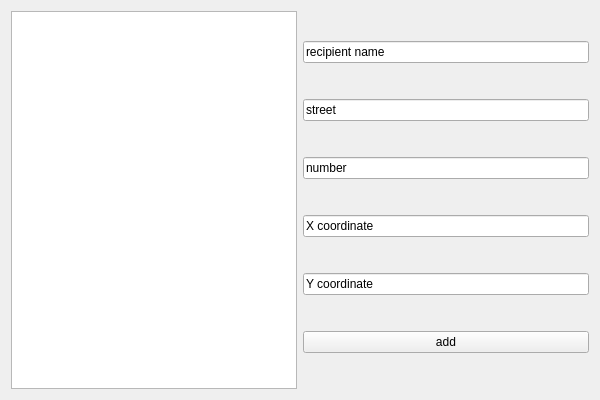
<?xml version="1.0" encoding="UTF-8"?>
<ui version="4.0">
 <class>LogisticsWindowClass</class>
 <widget class="QWidget" name="LogisticsWindowClass">
  <property name="geometry">
   <rect>
    <x>0</x>
    <y>0</y>
    <width>600</width>
    <height>400</height>
   </rect>
  </property>
  <property name="windowTitle">
   <string>LogisticsWindow</string>
  </property>
  <layout class="QGridLayout" name="gridLayout">
   <item row="0" column="0">
    <widget class="QListWidget" name="packagesList"/>
   </item>
   <item row="0" column="1">
    <layout class="QVBoxLayout" name="verticalLayout">
     <item>
      <widget class="QLineEdit" name="recipientEdit">
       <property name="text">
        <string>recipient name</string>
       </property>
      </widget>
     </item>
     <item>
      <widget class="QLineEdit" name="streetEdit">
       <property name="text">
        <string>street</string>
       </property>
      </widget>
     </item>
     <item>
      <widget class="QLineEdit" name="numberEdit">
       <property name="text">
        <string>number</string>
       </property>
      </widget>
     </item>
     <item>
      <widget class="QLineEdit" name="xEdit">
       <property name="text">
        <string>X coordinate</string>
       </property>
      </widget>
     </item>
     <item>
      <widget class="QLineEdit" name="yEdit">
       <property name="text">
        <string>Y coordinate</string>
       </property>
      </widget>
     </item>
     <item>
      <widget class="QPushButton" name="addButton">
       <property name="text">
        <string>add</string>
       </property>
      </widget>
     </item>
    </layout>
   </item>
  </layout>
 </widget>
 <layoutdefault spacing="6" margin="11"/>
 <resources/>
 <connections/>
</ui>
